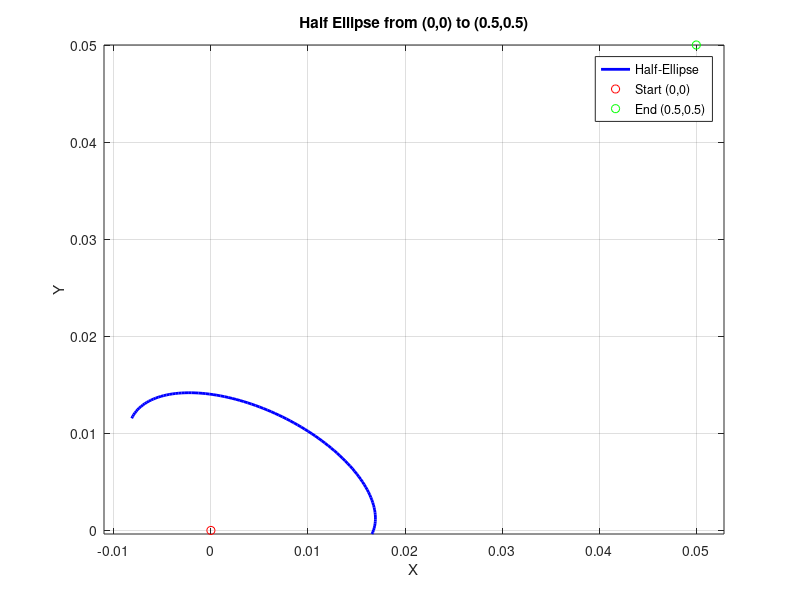

This chart was generated by the following MATLAB code: (Note: this script raises an error after producing the figure.)
% System parameters
wn1 = 2;            % Natural frequency
zeta1 = 1;        % Damping ratio


wn2 = 0.5;            % Natural frequency
zeta2 = 1;        % Damping ratio


wn3 = 5;            % Natural frequency
zeta3 = 1;        % Damping ratio

% State-space matrices
A1 = [0 1;
     -wn1^2 -2*zeta1*wn1];

B1 = [0;
      wn1^2];

C1 = [1 0];   % Output is position
D1 = 0;


A2 = [0 1;
     -wn2^2 -2*zeta2*wn2];

B2 = [0;
      wn2^2];

C2 = [1 0];   % Output is position
D2 = 0;


A3 = [0 1;
     -wn3^2 -2*zeta3*wn3];

B3 = [0;
      wn3^2];

C3 = [1 0];   % Output is position
D3 = 0;

% Create state-space system
sys1 = ss(A1, B1, C1, D1);
sys2 = ss(A2, B2, C2, D2);
sys3 = ss(A3, B3, C3, D3);

% Time vector for simulation
t = 0:0.1:10;

% Step response
Out1 = step(sys1, t);
Out2 = step(sys2, t);
Out3 = step(sys3, t);


%%

% Number of points
N = 100;

% Parameter (angle for half ellipse)
theta = linspace(0, pi, N);

% Base half-ellipse (horizontal: a, vertical: b)
a = 1;  % x-radius
b = 0.5;  % y-radius
x = a * cos(theta)+0.1;
y = b * sin(theta)+0.5;

% Normalize so it starts at (0, 0) and ends at (0.5, 0.5)
% Rotate 45 degrees (to align from (0,0) to (0.5,0.5))
angle = -pi/7;
R = [cos(angle), -sin(angle); sin(angle), cos(angle)];
coords = R * [x; y];

% Scale to match desired final point
end_point = [0.05; 0.05];
scale_factor = norm(end_point) / norm(coords(:, end));
coords = coords * scale_factor/ 5;

% Plot
plot(coords(1, :), coords(2, :), 'b', 'LineWidth', 2);
hold on;
plot(0, 0, 'ro');         % Start point
plot(0.05, 0.05, 'go');     % End point
axis equal;
grid on;
xlabel('X');
ylabel('Y');
title('Half Ellipse from (0,0) to (0.5,0.5)');
legend('Half-Ellipse', 'Start (0,0)', 'End (0.5,0.5)');



%%


subplot 311
plot(Out1)
subplot 312
plot(Out2)
subplot 313
plot(Out3)
